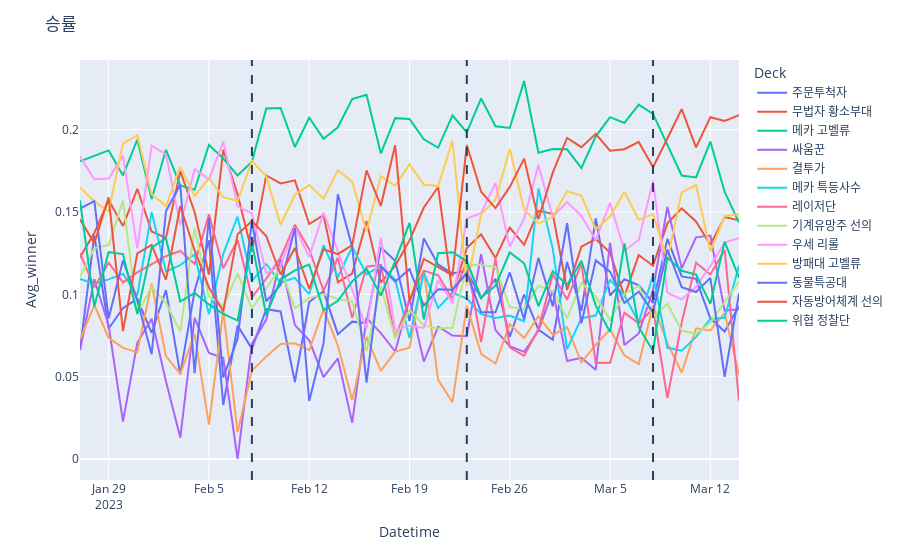

The notebook cell this image was saved under:
### Code cell
day_winner = px.line(data_frame = day_deck_summary, x = day_deck_summary.Datetime, y = day_deck_summary.Avg_winner, color = day_deck_summary.Deck)

day_winner.update_layout(title = '승률')
day_winner.add_vline(x = '2023-02-08', line_dash = 'dash')
day_winner.add_vline(x = '2023-02-23', line_dash = 'dash')
day_winner.add_vline(x = '2023-03-08', line_dash = 'dash')
